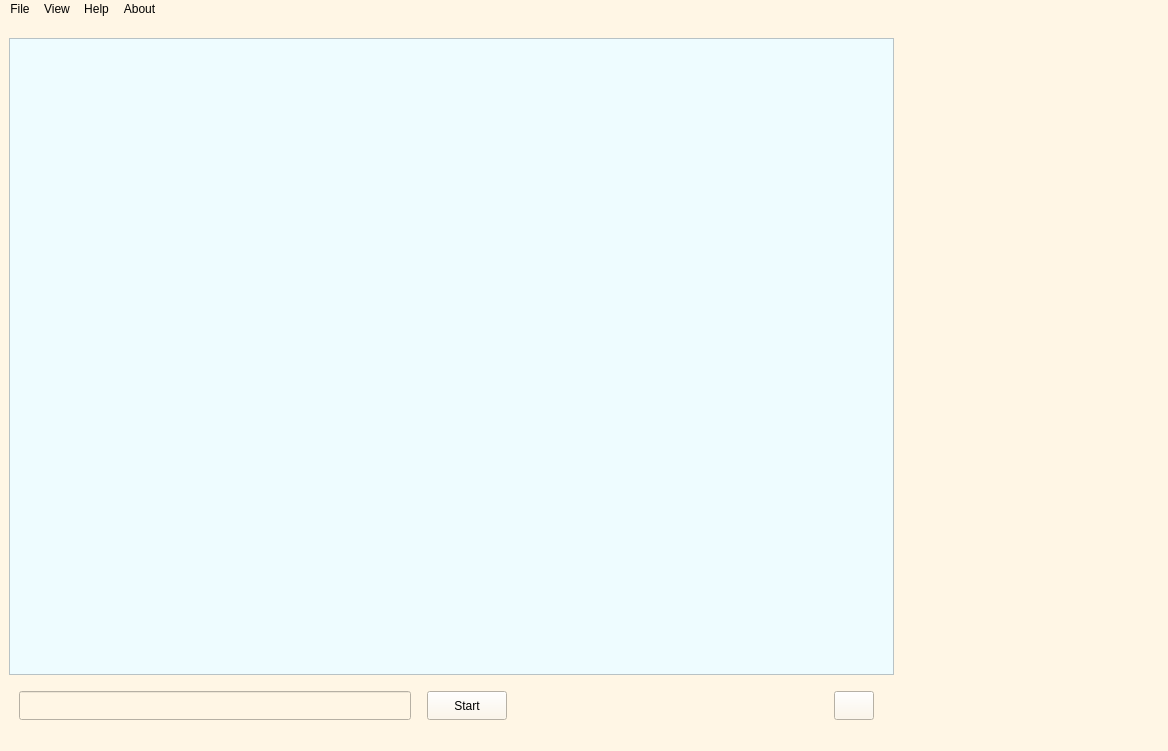
<?xml version="1.0" encoding="UTF-8"?>
<ui version="4.0">
 <class>MainWindow</class>
 <widget class="QMainWindow" name="MainWindow">
  <property name="geometry">
   <rect>
    <x>0</x>
    <y>0</y>
    <width>1168</width>
    <height>751</height>
   </rect>
  </property>
  <property name="sizePolicy">
   <sizepolicy hsizetype="Fixed" vsizetype="Fixed">
    <horstretch>0</horstretch>
    <verstretch>0</verstretch>
   </sizepolicy>
  </property>
  <property name="windowTitle">
   <string>Data Mining App</string>
  </property>
  <property name="windowIcon">
   <iconset>
    <normaloff>../../../../Konstantin/Downloads/2023-10-09_22-45-25.png</normaloff>../../../../Konstantin/Downloads/2023-10-09_22-45-25.png</iconset>
  </property>
  <property name="styleSheet">
   <string notr="true">background-color: rgb(255, 246, 229);</string>
  </property>
  <widget class="QWidget" name="centralwidget">
   <layout class="QVBoxLayout" name="verticalLayout_3">
    <item>
     <layout class="QHBoxLayout" name="horizontalLayout_3" stretch="10,3">
      <item>
       <layout class="QVBoxLayout" name="verticalLayout_2" stretch="0,20,0,1">
        <item>
         <spacer name="verticalSpacer">
          <property name="orientation">
           <enum>Qt::Vertical</enum>
          </property>
          <property name="sizeHint" stdset="0">
           <size>
            <width>20</width>
            <height>10</height>
           </size>
          </property>
         </spacer>
        </item>
        <item>
         <widget class="QScrollArea" name="scrollArea">
          <property name="minimumSize">
           <size>
            <width>800</width>
            <height>600</height>
           </size>
          </property>
          <property name="styleSheet">
           <string notr="true">border-color: rgb(255, 255, 0);
background-color: rgb(238, 252, 255);</string>
          </property>
          <property name="widgetResizable">
           <bool>true</bool>
          </property>
          <widget class="QWidget" name="scrollAreaWidgetContents">
           <property name="geometry">
            <rect>
             <x>0</x>
             <y>0</y>
             <width>874</width>
             <height>617</height>
            </rect>
           </property>
          </widget>
         </widget>
        </item>
        <item>
         <spacer name="verticalSpacer_2">
          <property name="orientation">
           <enum>Qt::Vertical</enum>
          </property>
          <property name="sizeHint" stdset="0">
           <size>
            <width>10</width>
            <height>10</height>
           </size>
          </property>
         </spacer>
        </item>
        <item>
         <layout class="QHBoxLayout" name="horizontalLayout" stretch="0,20,0,2,0,14,0,1,0">
          <item>
           <spacer name="horizontalSpacer_4">
            <property name="orientation">
             <enum>Qt::Horizontal</enum>
            </property>
            <property name="sizeHint" stdset="0">
             <size>
              <width>10</width>
              <height>20</height>
             </size>
            </property>
           </spacer>
          </item>
          <item>
           <widget class="QLineEdit" name="lineEdit">
            <property name="minimumSize">
             <size>
              <width>0</width>
              <height>29</height>
             </size>
            </property>
            <property name="readOnly">
             <bool>true</bool>
            </property>
           </widget>
          </item>
          <item>
           <spacer name="horizontalSpacer">
            <property name="orientation">
             <enum>Qt::Horizontal</enum>
            </property>
            <property name="sizeHint" stdset="0">
             <size>
              <width>10</width>
              <height>20</height>
             </size>
            </property>
           </spacer>
          </item>
          <item>
           <widget class="QPushButton" name="pushButton">
            <property name="minimumSize">
             <size>
              <width>0</width>
              <height>29</height>
             </size>
            </property>
            <property name="styleSheet">
             <string notr="true">font: 81 10pt &quot;JetBrains Mono NL ExtraBold&quot;;</string>
            </property>
            <property name="text">
             <string>Start</string>
            </property>
           </widget>
          </item>
          <item>
           <spacer name="horizontalSpacer_2">
            <property name="orientation">
             <enum>Qt::Horizontal</enum>
            </property>
            <property name="sizeHint" stdset="0">
             <size>
              <width>20</width>
              <height>20</height>
             </size>
            </property>
           </spacer>
          </item>
          <item>
           <widget class="QLabel" name="label">
            <property name="maximumSize">
             <size>
              <width>275</width>
              <height>16777215</height>
             </size>
            </property>
            <property name="text">
             <string/>
            </property>
           </widget>
          </item>
          <item>
           <spacer name="horizontalSpacer_3">
            <property name="orientation">
             <enum>Qt::Horizontal</enum>
            </property>
            <property name="sizeHint" stdset="0">
             <size>
              <width>20</width>
              <height>20</height>
             </size>
            </property>
           </spacer>
          </item>
          <item>
           <widget class="QPushButton" name="fullScreenButton">
            <property name="minimumSize">
             <size>
              <width>0</width>
              <height>29</height>
             </size>
            </property>
            <property name="text">
             <string/>
            </property>
            <property name="icon">
             <iconset resource="../resources/resources.qrc">
              <normaloff>:/images/fullscreen.png</normaloff>:/images/fullscreen.png</iconset>
            </property>
           </widget>
          </item>
          <item>
           <spacer name="horizontalSpacer_5">
            <property name="orientation">
             <enum>Qt::Horizontal</enum>
            </property>
            <property name="sizeHint" stdset="0">
             <size>
              <width>20</width>
              <height>20</height>
             </size>
            </property>
           </spacer>
          </item>
         </layout>
        </item>
       </layout>
      </item>
      <item>
       <layout class="QVBoxLayout" name="verticalLayout">
        <item>
         <spacer name="horizontalSpacer_6">
          <property name="orientation">
           <enum>Qt::Horizontal</enum>
          </property>
          <property name="sizeHint" stdset="0">
           <size>
            <width>40</width>
            <height>20</height>
           </size>
          </property>
         </spacer>
        </item>
       </layout>
      </item>
     </layout>
    </item>
   </layout>
  </widget>
  <widget class="QMenuBar" name="menubar">
   <property name="geometry">
    <rect>
     <x>0</x>
     <y>0</y>
     <width>1168</width>
     <height>21</height>
    </rect>
   </property>
   <widget class="QMenu" name="menuFile">
    <property name="title">
     <string>File</string>
    </property>
    <widget class="QMenu" name="menuOpen">
     <property name="title">
      <string>Open</string>
     </property>
     <addaction name="actionImage"/>
     <addaction name="actionVideo"/>
     <addaction name="actionCamera"/>
    </widget>
    <addaction name="menuOpen"/>
    <addaction name="actionSave_Project"/>
   </widget>
   <widget class="QMenu" name="menuHelp">
    <property name="title">
     <string>Help</string>
    </property>
   </widget>
   <widget class="QMenu" name="menuAbout">
    <property name="title">
     <string>About</string>
    </property>
   </widget>
   <widget class="QMenu" name="menuView">
    <property name="title">
     <string>View</string>
    </property>
   </widget>
   <addaction name="menuFile"/>
   <addaction name="menuView"/>
   <addaction name="menuHelp"/>
   <addaction name="menuAbout"/>
  </widget>
  <widget class="QStatusBar" name="statusbar"/>
  <action name="actionImage">
   <property name="text">
    <string>Image</string>
   </property>
  </action>
  <action name="actionVideo">
   <property name="text">
    <string>Video</string>
   </property>
  </action>
  <action name="actionCamera">
   <property name="text">
    <string>Camera</string>
   </property>
  </action>
  <action name="actionSave_Project">
   <property name="text">
    <string>Save Project</string>
   </property>
  </action>
 </widget>
 <resources>
  <include location="../resources/resources.qrc"/>
 </resources>
 <connections/>
</ui>
